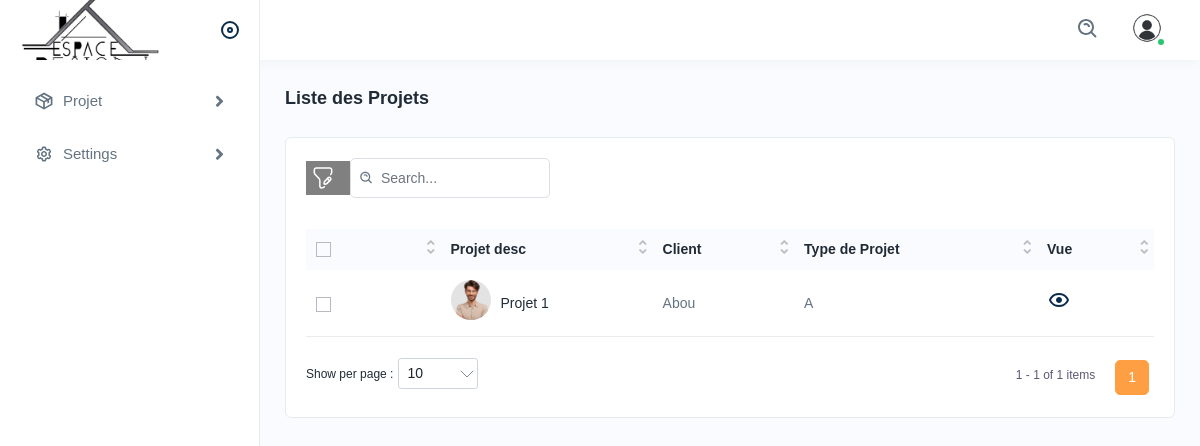
Page /dashboard/ (signed in) on the committed database.
### dashboard/models.py (models this page shows, shortened)
class Projet(models.Model):
    TYPE = [
        ('', 'Sélectionner un type de projet'),
        ('1', 'A'),
        ('2', 'B'),
        ('3', 'C'),
        ('4', 'D'),
    ]
    nom = models.CharField(max_length=255)
    slug = models.SlugField(blank=True, null=True)
    client = models.ForeignKey(ClientProfile, on_delete=models.CASCADE, related_name='projets')
    constructors = models.ManyToManyField(Employe)
    description = models.TextField()
    type_projet = models.CharField(max_length=20, choices=TYPE, null=True)
    create_at = models.DateTimeField(auto_now_add=True)
    @property
    def get_type_projet(self):
        return dict(self.TYPE).get(self.type_projet, 'N/A')
    def get_first_image(self):
        first_image = self.images.first()
        if first_image:
            return first_image.image.url
        return None

class ProjetImage(models.Model):
    projet = models.ForeignKey(Projet, on_delete=models.CASCADE, related_name='images')
    image = models.ImageField(upload_to='projet_images/', blank=True, null=True)

class ClientProfile(models.Model):
    user = models.OneToOneField(settings.AUTH_USER_MODEL, on_delete=models.CASCADE, related_name='client_profile')
    email = models.EmailField(_('email address'))
    nom = models.CharField(max_length=150)
    prenom = models.CharField(max_length=150)
    phone_number = models.CharField(max_length=15, null=True, blank=True)
    address = models.CharField(max_length=50, null=True, blank=True)

### dashboard/views.py (the view)
# urls.py: path('', views.allProjets, name='projets'),
@login_required
def allProjets(request):
    if request.user.is_superuser:
        all_projets = Projet.objects.all()
    elif hasattr(request.user, 'client_profile'):
        all_projets = Projet.objects.filter(client=request.user.client_profile)
    elif hasattr(request.user, 'employe_profile'):
        all_projets = Projet.objects.filter(constructors=request.user.employe_profile)
    else:
        all_projets = Projet.objects.none()
    return render(request, 'dashboard/projetlist.html', context={'projets': all_projets})

### accounts/models.py (called while the page is built)
    def __str__(self):
        return f"{self.prenom} {self.nom}"

### dashboard/templates/dashboard/projetlist.html (shortened to what this page needs)
{% extends 'main.html' %}
{% load static %}
{% block main %}
<div class="page-header">
    <div class="page-title">
        <h4>Liste des Projets</h4>
    </div>
</div>
<div class="card">
    <div class="card-body">
        <div class="table-top">
            <div class="search-set">
                <div class="search-path">
                    <a class="btn btn-filter" id="filter_search">
                        <img src="{% static 'assets/img/icons/filter.svg' %}" alt="img">
                    </a>
                </div>
                <div class="search-input">
                    <a class="btn btn-searchset"><img src="{% static 'assets/img/icons/search-white.svg' %}" alt="img"></a>
                </div>
            </div>
        </div>
        <div class="table-responsive">
            <table class="table datanew">
                <thead>
                <tr>
                    <th>
                        <label class="checkboxs">
                            <span class="checkmarks"></span>
                        </label>
                    </th>
                    <th>Projet desc</th>
                    <th>Client</th>
                    <th>Type de Projet</th>
                    <th>Vue</th>
                </tr>
                </thead>
                <tbody>
                {% for projet in projets %}
                <tr>
                    <td>
                        <label class="checkboxs">
                            <span class="checkmarks"></span>
                        </label>
                    </td>
                    <td class="productimgname">
                        <a href="javascript:void(0);" class="product-img">
                            {% if projet.get_first_image %}
                            <img src="{{ projet.get_first_image }}" class="project-img">
                            {% else %}
                            <p>Pas d'image disponible</p>
                            {% endif %}
                        </a>
                        <a href="javascript:void(0);">{{ projet.nom }}</a>
                    </td>
                    <td>{{ projet.client.nom }}</td>
                    <td>{{ projet.get_type_projet }}</td>
                    <td>
                        <a class="me-3" href="{% url 'detail-projet' projet.slug %}">
                            <img src="{% static 'assets/img/icons/eye.svg' %}" alt="img">
                        </a>
                    </td>
                </tr>
                {% endfor %}
                </tbody>
            </table>
        </div>
    </div>
</div>
{% endblock %}

### templates/main.html (style rules this page uses)
.project-img { width: 50px; height: 50px; border-radius: 50%; object-fit: cover; }

### rows in the picture
Projet: get_first_image (picture), nom "Projet 1", client.nom "Abou", get_type_projet "A"
